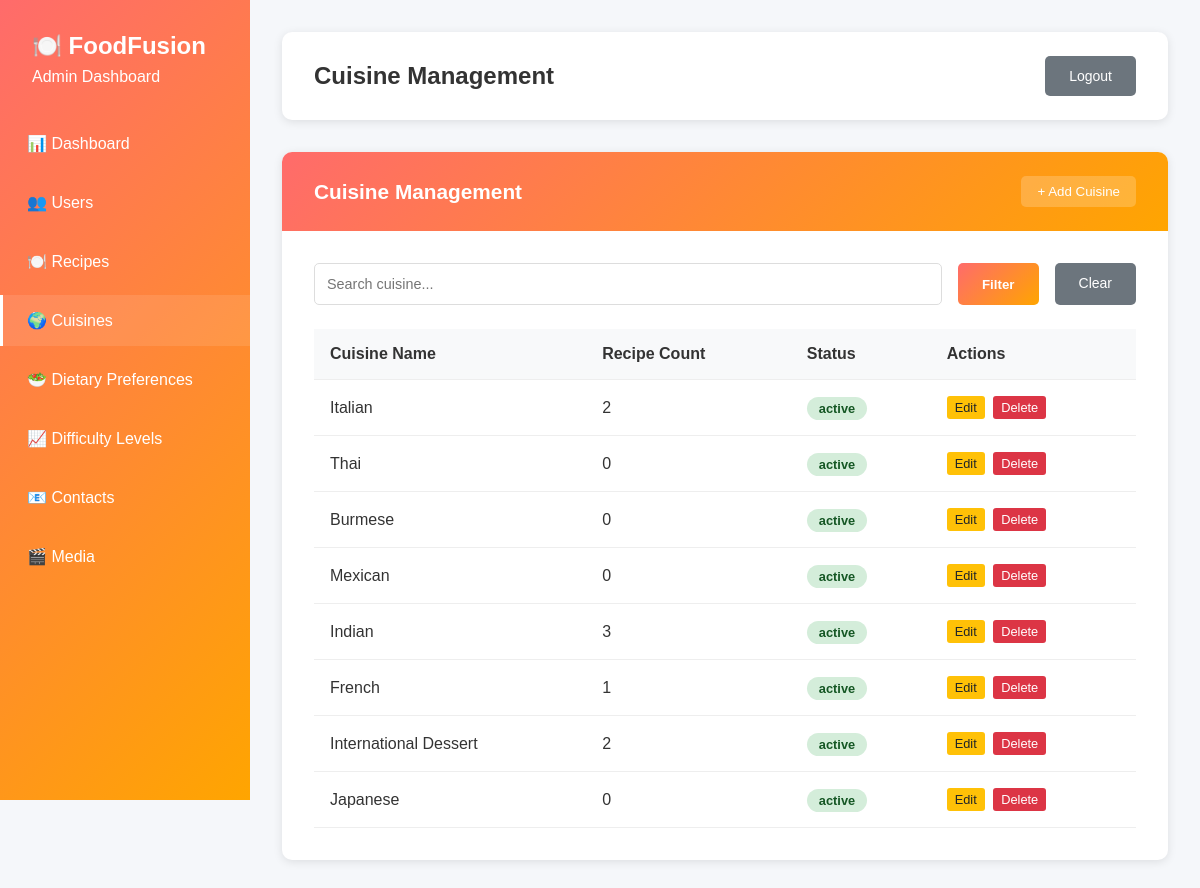
/admin-cuisine.php (signed in), run on the app's committed database.
### tables this page shows
CREATE TABLE `cuisine_types` (
  `id` int(11) NOT NULL,
  `name` varchar(100) NOT NULL,
  `status` varchar(25) NOT NULL
);

### admin-cuisine.php (the view, shortened to what this page needs)
<?php
include "connection.php";
$search = $_GET['search'] ?? '';
$where_sql = '';
$sql = "
  SELECT
    c.id,
    c.name,
    c.status,
  COUNT(r.id) AS recipe_count
  FROM cuisine_types AS c
  LEFT JOIN recipes AS r ON r.cuisine_type_id = c.id
  $where_sql
  GROUP BY c.id, c.name, c.status
";
$stmt = $connection->prepare($sql);
$stmt->execute();
$result = $stmt->get_result();
$cuisines = [];
while ($row = $result->fetch_assoc()) {
  $cuisines[] = $row;
}
?>
<!DOCTYPE html>
<html lang="en">
<head>
  <link rel="stylesheet" href="css/admin.css">
</head>
<body>
  <?php include "admin-sidebar.php"; ?>
  <section class="main-content">
    <div class="header">
      <h1>Cuisine Management</h1>
      <div class="user-info">
        <?php if (isset($_SESSION['email'])): ?>
          <form action="admin-logout.php" method="POST">
            <button type="submit" class="btn-secondary">Logout</button>
          </form>
        <?php endif; ?>
      </div>
    </div>
    <div class="section">
      <div class="content-section">
        <div class="section-header">
          <h2 class="section-title">Cuisine Management</h2>
          <button class="add-btn" onclick="openCuisineModal()">+ Add Cuisine</button>
        </div>
        <div class="section-content">
          <form class="controls">
            <input type="text" name="search" class="search-box" placeholder="Search cuisine..."
              value="<?= htmlspecialchars($search) ?>">
            <button type="submit" class="btn-primary">Filter</button>
            <a href="admin-cuisine.php" class="btn-secondary">
              Clear
            </a>
          </form>
          <table class="data-table">
            <thead>
              <tr>
                <th>Cuisine Name</th>
                <th>Recipe Count</th>
                <th>Status</th>
                <th>Actions</th>
              </tr>
            </thead>
            <tbody>
              <?php if (empty($cuisines)): ?>
                <tr>
                  <td colspan="6">No cuisines found.</td>
                </tr>
              <?php else: ?>
                <?php foreach ($cuisines as $cuisine): ?>
                  <tr>
                    <td>
                      <?= htmlspecialchars($cuisine['name']) ?>
                    </td>
                    <td>
                      <?= htmlspecialchars($cuisine['recipe_count']) ?>
                    </td>
                    <td>
                      <span
                        class="status-badge status-<?= htmlspecialchars($cuisine['status']) ?>"><?= htmlspecialchars($cuisine['status']) ?></span>
                    </td>
                    <td>
                      <button class="action-btn btn-edit" onclick="editCuisine(<?= $cuisine['id'] ?>)">Edit</button>
                      <button class="action-btn btn-delete" onclick="deleteCuisine(<?= $cuisine['id'] ?>)">Delete</button>
                    </td>
                  </tr>
                <?php endforeach; ?>
              <?php endif; ?>
            </tbody>
          </table>
        </div>
      </div>
    </div>
  </section>
</body>
</html>

### css/admin.css (style rules this page uses)
* { margin: 0; padding: 0; box-sizing: border-box; }
body { font-family: "Arial", sans-serif; background: #f5f7fa; color: #333; }
.main-content { margin-left: 250px; padding: 2rem; }
.header { background: white; padding: 1.5rem 2rem; border-radius: 10px; box-shadow: 0 2px 10px rgba(0, 0, 0, 0.1); margin-bottom: 2rem; display: flex; justify-content: space-between; align-items: center; }
.header h1 { color: #333; font-size: 1.5rem; }
.user-info { display: flex; align-items: center; gap: 1rem; }
.content-section { background: white; border-radius: 10px; box-shadow: 0 2px 10px rgba(0, 0, 0, 0.1); margin-bottom: 2rem; overflow: hidden; }
.section-header { background: linear-gradient(135deg, #ff6b6b, #ffa500); color: white; padding: 1.5rem 2rem; display: flex; justify-content: space-between; align-items: center; }
.section-title { font-size: 1.3rem; margin: 0; }
.add-btn { background: rgba(255, 255, 255, 0.2); color: white; border: none; padding: 0.5rem 1rem; border-radius: 5px; cursor: pointer; transition: all 0.3s ease; }
.section-content { padding: 2rem; }
.controls { display: flex; gap: 1rem; margin-bottom: 1.5rem; flex-wrap: wrap; }
.search-box { flex: 1; min-width: 200px; padding: 0.75rem; border: 1px solid #ddd; border-radius: 5px; font-size: 0.9rem; }
.data-table { width: 100%; border-collapse: collapse; margin-top: 1rem; }
.data-table th, .data-table td { padding: 1rem; text-align: left; border-bottom: 1px solid #eee; }
.data-table th { background: #f8f9fa; font-weight: bold; color: #333; }
.status-badge { padding: 0.25rem 0.75rem; border-radius: 15px; font-size: 0.8rem; font-weight: bold; }
.status-active { background: #d4edda; color: #155724; }
.action-btn { padding: 0.25rem 0.5rem; border: none; border-radius: 3px; cursor: pointer; font-size: 0.8rem; margin-right: 0.25rem; transition: all 0.3s ease; }
.btn-edit { background: #ffc107; color: #212529; }
.btn-delete { background: #dc3545; color: white; }
.btn-primary { background: linear-gradient(135deg, #ff6b6b, #ffa500); color: white; padding: 0.75rem 1.5rem; border: none; border-radius: 5px; cursor: pointer; font-weight: bold; }
.btn-secondary { background: #6c757d; color: white; padding: 0.75rem 1.5rem; border: none; border-radius: 5px; color: white; font-size: 14px; text-decoration: none; cursor: pointer; }
@media (min-width: 1200px) { .main-content { padding: 2rem; } }

### data on the page
cuisine_types: name "Italian", recipe_count "2", status "active"
cuisine_types: name "Thai", recipe_count "0", status "active"
cuisine_types: name "Burmese", recipe_count "0", status "active"
cuisine_types: name "Mexican", recipe_count "0", status "active"
cuisine_types: name "Indian", recipe_count "3", status "active"
cuisine_types: name "French", recipe_count "1", status "active"
cuisine_types: name "International Dessert", recipe_count "2", status "active"
cuisine_types: name "Japanese", recipe_count "0", status "active"
